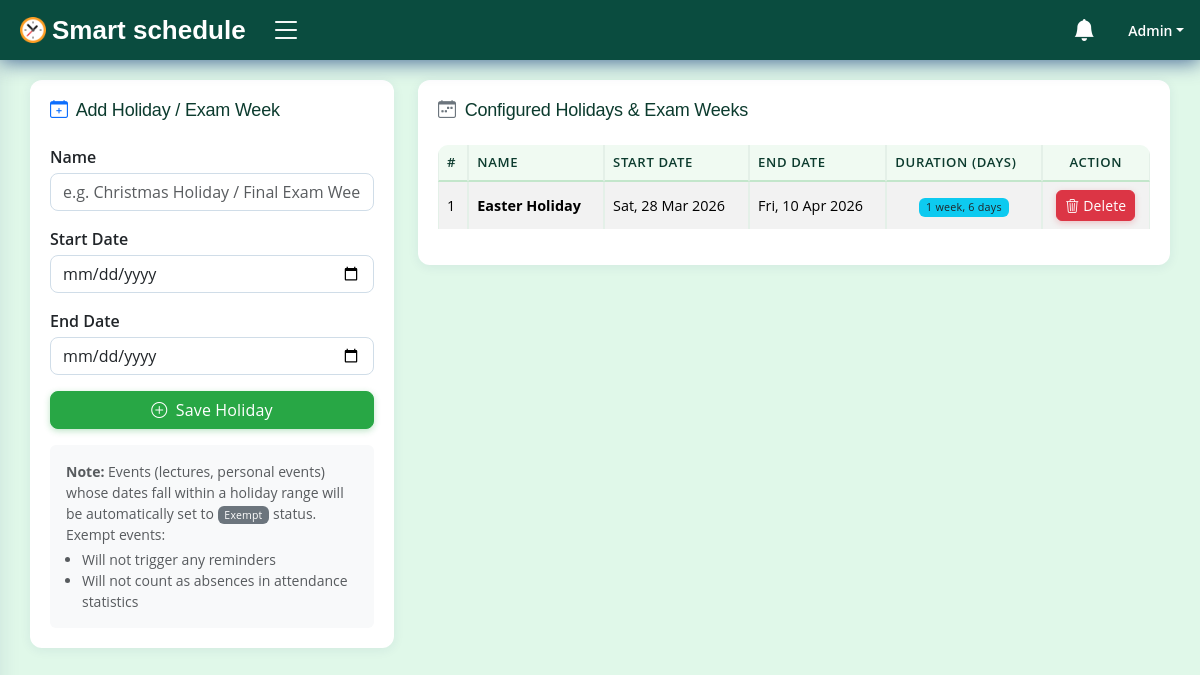
/campus/admin-dashboard/holidays/ (signed in), run on an earlier commit of the app's database.
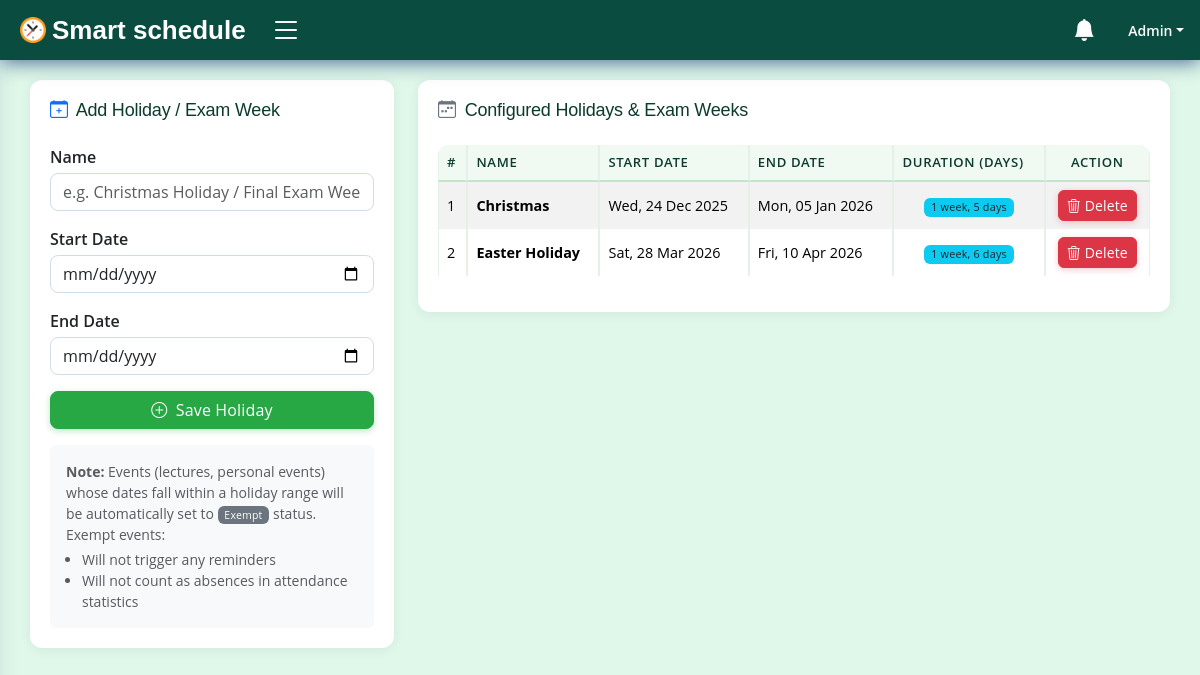
And on a later commit of the database.
### campus/models.py (models this page shows, shortened)
class Holiday(models.Model):
    id = models.CharField(max_length=50, primary_key=True, unique=True, editable=False)
    name = models.CharField(max_length=200, blank=False)
    start_date = models.DateField(blank=False)
    end_date = models.DateField(blank=False)
    date_created = models.DateTimeField(auto_now_add=True)
    class Meta:
        ordering = ['start_date']
        verbose_name_plural = 'Holidays / Exam Weeks'

### campus/views.py (the view, shortened to what this page needs)
# urls.py: path('admin-dashboard/holidays/', views.AdminHolidayView.as_view(), name='admin_holidays'),
@method_decorator(login_required(login_url='login'), name='dispatch')
@method_decorator(user_passes_test(lambda user: user.is_admin), name='dispatch')
class AdminHolidayView(View):
    template_name = 'dashboard/admin/holidays.html'
    def get(self, request, *args, **kwargs):
        holidays = Holiday.objects.all().order_by('start_date')
        context = {'holidays': holidays}
        return render(request, self.template_name, context)

### accounts/models.py (called while the page is built)
    def __str__(self) -> str:
        return self.username

    @property
    def is_faculty(self):
        return hasattr(self, 'faculty')

    @property
    def is_admin(self):
        return self.is_staff or self.is_superuser or (self.is_faculty and self.faculty.position == 'Admin')

    def __str__(self) -> str:
        return f'{self.staff}'

### campus/processors/context_processors.py (called while the page is built)
def user_notifications(request):
    if request.user.is_authenticated:
        unread_notifications = Notification.objects.filter(recipient=request.user, is_read=False)
        all_notifications = Notification.objects.filter(recipient=request.user)
        context = {
            'unread_notifications': unread_notifications,
            'unread_notifications_count': unread_notifications.count(),
            'all_notifications': all_notifications,
        }
    else:
        context = {
            'unread_notifications': [],
            'unread_notifications_count': 0,
            'all_notifications': [],
        }
    return context

### campus/templates/dashboard/admin/holidays.html (shortened to what the changed rows need)
{% extends 'dashboard/faculty/base.html' %}
{% block content %}
<main id="main" class="main">
    <section class="section">
        <div class="row">
            <div class="col-lg-8">
                <div class="card">
                    <div class="card-body">
                        <div class="table-responsive">
                            <table class="table table-bordered table-striped align-middle">
                                <thead class="table-light">
                                    <tr>
                                        <th>#</th>
                                        <th>Name</th>
                                        <th>Start Date</th>
                                        <th>End Date</th>
                                        <th>Duration (days)</th>
                                        <th class="text-center">Action</th>
                                    </tr>
                                </thead>
                                <tbody>
                                    {% for holiday in holidays %}
                                    <tr>
                                        <td>{{ forloop.counter }}</td>
                                        <td><strong>{{ holiday.name }}</strong></td>
                                        <td>{{ holiday.start_date|date:"D, d M Y" }}</td>
                                        <td>{{ holiday.end_date|date:"D, d M Y" }}</td>
                                        <td class="text-center">
                                            <span class="badge bg-info text-dark">
                                                {{ holiday.start_date|timesince:holiday.end_date }}
                                            </span>
                                        </td>
                                        <td class="text-center">
                                            <form method="post" action="{% url 'delete_holiday' holiday.id %}"
                                                onsubmit="return confirm('Delete holiday「{{ holiday.name }}」? This cannot be undone.');">
                                                <button type="submit" class="btn btn-danger btn-sm">
                                                    <i class="bi bi-trash3"></i> Delete
                                                </button>
                                            </form>
                                        </td>
                                    </tr>
                                    {% endfor %}
                                </tbody>
                            </table>
                        </div>
                    </div>
                </div>
            </div>
        </div>
    </section>
</main>
{% endblock %}

What changed in the data, as far as the page shows it:
added Holiday: name "Christmas", start_date "Wed, 24 Dec 2025", end_date "Mon, 05 Jan 2026", start_date "1 week, 5 days"
